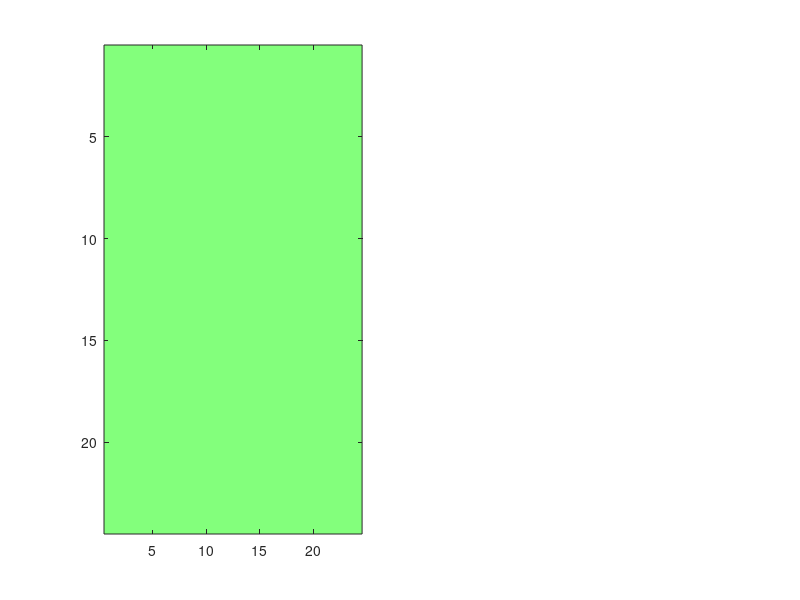

Here is the MATLAB script that generated this plot: (Note: this script raises an error after producing the figure.)
%% Step 3: Organize PSI values by channel pair. 

Condition         = 'OnlyPrior';                                                 % Options: 'OnlyPrior' or 'OnlyPretone' or 'Both'
Frequency_Band    = 'beta';
Behavior          = 'correct';
Congruency        = 'congruent';
SNR               = [-11/6, -5/3, 5/3, 11/6, -1.5000, -1.2500, 1.2500, 1.5000];  % Options: any combination of  -11/6, -5/3, -1.5000, -1.2500, 0, 1.2500, 1.5000, 5/3, 11/6; 
animals           = {'MrCassius'};                                                   % Options: 'MrCassius' and/or 'MrM'
rootdir           = 'C:\Users\Corey Roach\Documents\00_DATA\PSI_Connectivity_FullArray_noshare_testTone_beta_Cassius';                                 
sessions          = dir(fullfile(rootdir, '19*'));

% Define the PFC and AC channel labels and generate temporary grids

channels               = arrayfun(@(x) sprintf('ch%02d', x), 1:24, 'UniformOutput', false);
OnlyPrior_PSI_grid     = cell(24, 24); 
OnlyPretone_PSI_grid   = cell(24, 24);

%% Loop through all sessions and sort PSI values by channel-pair 

for i = 1:length(sessions)

    RecDate = sessions(i).name;

    for j = 1:length(animals)
        Animal = animals{j};
        session_path = fullfile(rootdir, RecDate, Animal);

        if exist(session_path, 'dir') % Check if the directory exists
            PSI_OnlyPrior_file   = dir(fullfile(session_path, [Animal, '_', RecDate, '_', 'OnlyPrior_',  Behavior,'_', Congruency, '_', Frequency_Band,'_PSI.mat']));
            PSI_OnlyPretone_file = dir(fullfile(session_path, [Animal, '_', RecDate, '_','OnlyPretone_', Behavior,'_', Congruency, '_', Frequency_Band,'_PSI.mat']));

            if ~isempty(PSI_OnlyPrior_file)
                fprintf('Processing session %s:\n', RecDate);
            else
                continue;
            end

      for k = 1:length(PSI_OnlyPrior_file)

        PSI_OnlyPrior_filename   = PSI_OnlyPrior_file(k).name;
        PSI_OnlyPretone_filename = PSI_OnlyPretone_file(k).name;

        temp_OnlyPrior_dir   = fullfile(session_path, PSI_OnlyPrior_filename);
        temp_OnlyPretone_dir = fullfile(session_path, PSI_OnlyPretone_filename);

        % Load the .mat file safely
         load(temp_OnlyPrior_dir,'PSI_OnlyPrior' );
         load(temp_OnlyPretone_dir,'PSI_OnlyPretone');

       OnlyPrior_Matrix     = PSI_OnlyPrior.psispctrm; 
       OnlyPrior_labels     = PSI_OnlyPrior.labelcmb;         
       OnlyPretone_Matrix   = PSI_OnlyPretone.psispctrm; 
       OnlyPretone_labels   = PSI_OnlyPretone.labelcmb;       

      end    

           % Populate OnlyPrior_PSI_grid with data 

           for rowIdx_1 = 1:size(OnlyPrior_Matrix, 1)

            % Extract channel pair from label
            pfcLabel = OnlyPrior_labels{rowIdx_1, 1};  % First column: PFC label (e.g., 'D1_PFC_ch05')
            acLabel  = OnlyPrior_labels{rowIdx_1, 2};  % Second column: AC label (e.g., 'D3_AC_ch04')

            % Remove the 'D' component and isolate the channel labels
            pfcChannel = regexp(pfcLabel, 'PFC_ch\d+', 'match', 'once');  % Extract PFC channel
            acChannel  = regexp(acLabel, 'AC_ch\d+', 'match', 'once');    % Extract AC channel

            % Find indices in the grid
            pfcIdx = find(strcmp(channels, strrep(pfcChannel, 'PFC_', '')));
            acIdx  = find(strcmp(channels,  strrep(acChannel, 'AC_', '')));

                % Assign the data row to the grid position
                if ~isempty(pfcIdx) && ~isempty(acIdx)
                    if isempty(OnlyPrior_PSI_grid{pfcIdx, acIdx})
                    % Initialize the cell with the first row of data
                    OnlyPrior_PSI_grid{pfcIdx, acIdx} = OnlyPrior_Matrix(rowIdx_1, :);
                    else
                    % Append the new row of data to the existing data
                    OnlyPrior_PSI_grid{pfcIdx, acIdx} = [OnlyPrior_PSI_grid{pfcIdx, acIdx}; OnlyPrior_Matrix(rowIdx_1, :)];
                    end

                end
           end

           % Populate OnlyPretone_PSI_grid with data 

           for rowIdx_2 = 1:size(OnlyPretone_Matrix, 1)

            % Extract channel pair from label
            pfcLabel = OnlyPretone_labels{rowIdx_2, 1};  % First column: PFC label (e.g., 'D1_PFC_ch05')
            acLabel  = OnlyPretone_labels{rowIdx_2, 2};  % Second column: AC label (e.g., 'D3_AC_ch04')

            % Remove the 'D' component and isolate the channel labels
            pfcChannel = regexp(pfcLabel, 'PFC_ch\d+', 'match', 'once'); % Extract PFC channel
            acChannel  = regexp(acLabel, 'AC_ch\d+', 'match', 'once');    % Extract AC channel

            % Find indices in the grid
            pfcIdx = find(strcmp(channels, strrep(pfcChannel, 'PFC_', '')));
            acIdx  = find(strcmp(channels, strrep(acChannel, 'AC_', '')));

                % Assign the data row to the grid position
                if ~isempty(pfcIdx) && ~isempty(acIdx)
                    if isempty(OnlyPretone_PSI_grid{pfcIdx, acIdx})
                    % Initialize the cell with the first row of data
                    OnlyPretone_PSI_grid{pfcIdx, acIdx} = OnlyPretone_Matrix(rowIdx_2, :);
                    else
                    % Append the new row of data to the existing data
                    OnlyPretone_PSI_grid{pfcIdx, acIdx} = [OnlyPretone_PSI_grid{pfcIdx, acIdx}; OnlyPretone_Matrix(rowIdx_2, :)];
                    end                 
                end
           end

         end
     end
end

%% Average selected bands to output a single PSI value per channel pair (OnlyPrior)


if strcmp(Frequency_Band,'theta') == 1
% Define the range of columns to average
columnRange = 5:8;

% Initialize a new grid to store the averaged values
OnlyPrior_averagedGrid = nan(24, 24); % Use NaN to handle empty grid positions

% Loop through each position in the grid
for pfcIdx = 1:24
    for acIdx = 1:24
        % Check if the grid position contains data
        if ~isempty(OnlyPrior_PSI_grid{pfcIdx, acIdx})
            % Extract the data matrix for the current position
            dataposition = OnlyPrior_PSI_grid{pfcIdx, acIdx};

            % Compute the average of the selected columns
            columnAverage = mean(dataposition(:, columnRange), 'all', 'omitnan');

            % Store the average in the new grid
            OnlyPrior_averagedGrid(pfcIdx, acIdx) = columnAverage;
        end
    end
end
end

if strcmp(Frequency_Band,'alpha') == 1

% Define the range of columns to average
columnRange = 9:14;

% Initialize a new grid to store the averaged values
OnlyPrior_averagedGrid = nan(24, 24); % Use NaN to handle empty grid positions

% Loop through each position in the grid
for pfcIdx = 1:24
    for acIdx = 1:24
        % Check if the grid position contains data
        if ~isempty(OnlyPrior_PSI_grid{pfcIdx, acIdx})
            % Extract the data matrix for the current position
            dataposition = OnlyPrior_PSI_grid{pfcIdx, acIdx};

            % Compute the average of the selected columns
            columnAverage = mean(dataposition(:, columnRange), 'all', 'omitnan');

            % Store the average in the new grid
            OnlyPrior_averagedGrid(pfcIdx, acIdx) = columnAverage;
        end
    end
end
end

if strcmp(Frequency_Band,'beta') == 1
% Define the range of columns to average
columnRange = 15:30;

% Initialize a new grid to store the averaged values
OnlyPrior_averagedGrid = nan(24, 24); % Use NaN to handle empty grid positions

% Loop through each position in the grid
for pfcIdx = 1:24
    for acIdx = 1:24
        % Check if the grid position contains data
        if ~isempty(OnlyPrior_PSI_grid{pfcIdx, acIdx})
            % Extract the data matrix for the current position
            dataposition = OnlyPrior_PSI_grid{pfcIdx, acIdx};

            % Compute the average of the selected columns
            columnAverage = mean(dataposition(:, columnRange), 'all', 'omitnan');

            % Store the average in the new grid
            OnlyPrior_averagedGrid(pfcIdx, acIdx) = columnAverage;
        end
    end
end
end


%% Average selected bands to output a single PSI value per channel pair (OnlyPretone)

if strcmp(Frequency_Band,'theta') == 1
% Define the range of columns to average
columnRange = 5:8;

% Initialize a new grid to store the averaged values
OnlyPretone_averagedGrid = nan(24, 24); % Use NaN to handle empty grid positions

% Loop through each position in the grid
for pfcIdx = 1:24
    for acIdx = 1:24
        % Check if the grid position contains data
        if ~isempty(OnlyPretone_PSI_grid{pfcIdx, acIdx})
            % Extract the data matrix for the current position
            dataposition = OnlyPretone_PSI_grid{pfcIdx, acIdx};

            % Compute the average of the selected columns
            columnAverage = mean(dataposition(:, columnRange), 'all', 'omitnan');

            % Store the average in the new grid
            OnlyPretone_averagedGrid(pfcIdx, acIdx) = columnAverage;
        end
    end
end
end

if strcmp(Frequency_Band,'alpha') == 1
% Define the range of columns to average
columnRange = 9:14;

% Initialize a new grid to store the averaged values
OnlyPretone_averagedGrid = nan(24, 24); % Use NaN to handle empty grid positions

% Loop through each position in the grid
for pfcIdx = 1:24
    for acIdx = 1:24
        % Check if the grid position contains data
        if ~isempty(OnlyPretone_PSI_grid{pfcIdx, acIdx})
            % Extract the data matrix for the current position
            dataposition = OnlyPretone_PSI_grid{pfcIdx, acIdx};

            % Compute the average of the selected columns
            columnAverage = mean(dataposition(:, columnRange), 'all', 'omitnan');

            % Store the average in the new grid
            OnlyPretone_averagedGrid(pfcIdx, acIdx) = columnAverage;
        end
    end
end
end

if strcmp(Frequency_Band,'beta') == 1
% Define the range of columns to average
columnRange = 15:30;

% Initialize a new grid to store the averaged values
OnlyPretone_averagedGrid = nan(24, 24); % Use NaN to handle empty grid positions

% Loop through each position in the grid
for pfcIdx = 1:24
    for acIdx = 1:24
        % Check if the grid position contains data
        if ~isempty(OnlyPretone_PSI_grid{pfcIdx, acIdx})
            % Extract the data matrix for the current position
            dataposition = OnlyPretone_PSI_grid{pfcIdx, acIdx};

            % Compute the average of the selected columns
            columnAverage = mean(dataposition(:, columnRange), 'all', 'omitnan');

            % Store the average in the new grid
            OnlyPretone_averagedGrid(pfcIdx, acIdx) = columnAverage;
        end
    end
end
end

%

%% Plot average PSI 

% Replace NaNs with zero
OnlyPrior_averagedGrid(isnan(OnlyPrior_averagedGrid)) = 0;
OnlyPretone_averagedGrid(isnan(OnlyPretone_averagedGrid)) = 0;

% Determine the global color range
% globalMin = -0.1;
% globalMax = 0.1;

% Clamp values to the global color range
% averagedGrid_1_clamped = max(globalMin, min(globalMax, OnlyPrior_averagedGrid));
% averagedGrid_2_clamped = max(globalMin, min(globalMax, OnlyPretone_averagedGrid));

averagedGrid_1_clamped = OnlyPrior_averagedGrid;
averagedGrid_2_clamped = OnlyPretone_averagedGrid;

% Plot the first heatmap
figure(1);
subplot(1, 2, 1);
imagesc(averagedGrid_1_clamped);
colormap(jet(256)); % 256 instead of default 64
%clim([globalMin, globalMax]);
clim([-.05, .05]);
colorbar;
xlabel('AC Channels');
ylabel('PFC Channels');
title(['OnlyPrior-',  Frequency_Band, '-', Animal]);
xticks(1:24);
yticks(1:24);
xticklabels(arrayfun(@(x) sprintf('ch%02d', x), 1:24, 'UniformOutput', false));
yticklabels(arrayfun(@(x) sprintf('ch%02d', x), 1:24, 'UniformOutput', false));
axis square;

% Plot the second heatmap
subplot(1, 2, 2);
imagesc(averagedGrid_2_clamped);
colormap(jet(256)); % 256 instead of default 64
%clim([globalMin, globalMax]);
clim([-.05, .05]);
colorbar;
xlabel('AC Channels');
ylabel('PFC Channels');
title(['OnlyPretone-',  Frequency_Band, '-', Animal]);
xticks(1:24);
yticks(1:24);
xticklabels(arrayfun(@(x) sprintf('ch%02d', x), 1:24, 'UniformOutput', false));
yticklabels(arrayfun(@(x) sprintf('ch%02d', x), 1:24, 'UniformOutput', false));
axis square;

% %% Statistics
% 
% % Initialize an empty array to store all trials
% OnlyPrior_all_trials = [];
% 
% % Iterate through each cell in preCueOnset_PSI_grid
% for i = 1:numel(OnlyPrior_PSI_grid)
%     % Concatenate the trials from the current cell
%     OnlyPrior_all_trials = [OnlyPrior_all_trials; OnlyPrior_PSI_grid{i}];
% end
% 
% % Initialize an empty array to store all trials
% OnlyPretone_all_trials = [];
% 
% % Iterate through each cell in testToneOnset_PSI_grid
% for b = 1:numel(OnlyPretone_PSI_grid)
%     % Concatenate the trials from the current cell
%     OnlyPretone_all_trials = [OnlyPretone_all_trials; OnlyPretone_PSI_grid{b}];
% end
% 
% 
% %% Band-wise collect all values for each channel pair, and collapse into column
% 
% if strcmp(Frequency_Band,'theta') == 1
% 
% % Extract columns 5 to 8 and reshape into a single column
% OnlyPrior_theta = OnlyPrior_all_trials(:, 5:8);
% OnlyPrior_theta = OnlyPrior_theta(:);
% 
% OnlyPretone_theta = OnlyPretone_all_trials(:, 5:8);
% OnlyPretone_theta = OnlyPretone_theta(:);
% 
% OnlyPrior_PFC_2_AC = OnlyPrior_theta(OnlyPrior_theta > 0);
% OnlyPrior_AC_2_PFC = OnlyPrior_theta(OnlyPrior_theta < 0);
% 
% OnlyPretone_PFC_2_AC = OnlyPretone_theta(OnlyPretone_theta > 0);
% OnlyPretone_AC_2_PFC = OnlyPretone_theta(OnlyPretone_theta < 0);
% 
% end
% 
% 
% if strcmp(Frequency_Band,'alpha') == 1
% 
% % Extract columns 5 to 8 and reshape into a single column
% OnlyPrior_alpha = preCue_all_trials(:, 9:14);
% OnlyPrior_alpha = OnlyPrior_alpha(:);
% 
% OnlyPretone_alpha = OnlyPretone_all_trials(:, 9:14);
% OnlyPretone_alpha = OnlyPretone_alpha(:);
% 
% OnlyPrior_PFC_2_AC = OnlyPrior_alpha(OnlyPrior_alpha > 0);
% OnlyPrior_AC_2_PFC = OnlyPrior_alpha(OnlyPrior_alpha < 0);
% 
% OnlyPretone_PFC_2_AC = OnlyPretone_alpha(OnlyPretone_alpha > 0);
% OnlyPretone_AC_2_PFC = OnlyPretone_alpha(OnlyPretone_alpha < 0);
% 
% end
% 
% if strcmp(Frequency_Band,'beta') == 1
% 
% % Extract columns 5 to 8 and reshape into a single column
% OnlyPrior_alpha = preCue_all_trials(:, 15:30);
% OnlyPrior_alpha = OnlyPrior_alpha(:);
% 
% OnlyPretone_alpha = OnlyPretone_all_trials(:, 15:30);
% OnlyPretone_alpha = OnlyPretone_alpha(:);
% 
% OnlyPrior_PFC_2_AC = OnlyPrior_alpha(OnlyPrior_alpha > 0);
% OnlyPrior_AC_2_PFC = OnlyPrior_alpha(OnlyPrior_alpha < 0);
% 
% OnlyPretone_PFC_2_AC = OnlyPretone_alpha(OnlyPretone_alpha > 0);
% OnlyPretone_AC_2_PFC = OnlyPretone_alpha(OnlyPretone_alpha < 0);
% 
% end
% 
% %%
% 
% % Combine the two arrays
% OnlyPrior_combined_array   = [OnlyPrior_PFC_2_AC; OnlyPrior_AC_2_PFC];
% OnlyPrior_combined_array   = abs(OnlyPrior_combined_array);
% 
% OnlyPretone_combined_array = [OnlyPretone_PFC_2_AC; OnlyPretone_AC_2_PFC];
% OnlyPretone_combined_array = abs(OnlyPretone_combined_array);
% 
% %%
% 
% % save(fullfile('C:\Users\Corey Roach\Desktop\Expectation_Analysis', 'Belt_PSI_Values.mat'), 'OnlyPrior_combined_array', 'OnlyPretone_combined_array');
% 
% %%
% % Perform the Mann-Whitney U test (Wilcoxon rank-sum test) twice
% [p, h, stats] = ranksum(OnlyPrior_combined_array, OnlyPretone_combined_array);  
% 
% % Bonferroni correction: adjust p-value threshold for two tests
% alpha = 0.05;
% adjusted_alpha = alpha / 4;
% 
% % Display adjusted p-values and significance results
% % fprintf('Adjusted p-value for test 1: %.4f\n', PFC_2_AC_p);
% % fprintf('Adjusted p-value for test 2: %.4f\n', AC_2_PFC_p);
% % fprintf('Test 1 significant (Bonferroni): %d\n', PFC_2_AC_p < adjusted_alpha);
% % fprintf('Test 2 significant (Bonferroni): %d\n', AC_2_PFC_p < adjusted_alpha);
% 
% % Calculate means and 95% CI for both data sets
% mean1 = mean(OnlyPrior_combined_array);
% mean2 = mean(OnlyPretone_combined_array);
% stderr1 = std(OnlyPrior_combined_array) / sqrt(length(OnlyPrior_combined_array));  % Standard error of the mean
% stderr2 = std(OnlyPretone_combined_array) / sqrt(length(OnlyPretone_combined_array));  % Standard error of the mean
% CI1 = 1.96 * stderr1;  % 95% confidence interval for data1
% CI2 = 1.96 * stderr2;  % 95% confidence interval for data2
% 
% % Plot grouped bars
% hold on 
% bar(1, mean1, 'FaceColor', [0.4, 0.8, 1.0], 'EdgeColor', 'k', 'BarWidth', .75);
% bar(2, mean2, 'FaceColor', [1.0, 0.7, 0.3], 'EdgeColor', 'k', 'BarWidth', .75);
% 
% % Add error bars for 95% CI
% errorbar(1, mean1, CI1, 'k', 'LineStyle', 'none', 'LineWidth', 1.5);
% errorbar(2, mean2, CI2, 'k', 'LineStyle', 'none', 'LineWidth', 1.5);
% 
% % Customize the plot
% set(gca, 'XTick', [1 2], 'XTickLabel', {'LED', 'Pretone'});  % Set x-axis labels to 'LED' and 'Pretone'
% ylim([0 .018])
% ylabel('Mean PSI Value');
% %title('Mean PSI with 95% Confidence Interval');
% 
% % Adjust the axis to reduce space between bars
% set(gca, 'XLim', [0.5 2.5]);  % Adjust the x-axis limits to reduce space between bars
% 
% hold off;

% %% plotting histogram 
% 
% %[~, bins] = hist([OnlyPrior_PFC_2_AC; abs(OnlyPrior_AC_2_PFC); OnlyPretone_PFC_2_AC; abs(OnlyPretone_AC_2_PFC)], 100);
% load('C:\Users\Corey Roach\Documents\00_DATA\bins.mat')
% 
% % Compute histograms for each dataset
% posCounts_1 = hist(OnlyPrior_PFC_2_AC, bins);
% negCounts_1 = hist(abs(OnlyPrior_AC_2_PFC), bins);
% posCounts_2 = hist(OnlyPretone_PFC_2_AC, bins);
% negCounts_2 = hist(abs(OnlyPretone_AC_2_PFC), bins);
% 
% % Normalize counts to percentages
% posCounts_1 = posCounts_1 / sum(posCounts_1) * 100;
% negCounts_1 = negCounts_1 / sum(negCounts_1) * 100;
% posCounts_2 = posCounts_2 / sum(posCounts_2) * 100;
% negCounts_2 = negCounts_2 / sum(negCounts_2) * 100;
% 
% % Plot histograms
% 
% figure(2);
% 
% hold on;
% % Condition 1: Red (Positive) & Soft Red (Negative)
% bar(bins,   posCounts_1,   'FaceColor', [1, 0.6, 0.6], 'FaceAlpha', 0.5,'EdgeColor', 'k', 'BarWidth', 1);  % Soft Red with black edges;                    % Red with black edges
% bar(-bins,  -negCounts_1,  'FaceColor', [0.6, 0.6, 1], 'FaceAlpha', 0.5, 'EdgeColor', 'k', 'BarWidth', 1); % Soft Blue with black edges
% 
% 
% % Labels and Legend
% xlabel('PSI Value');
% ylabel('Proportion of Sites');
% % ylim([-65 65])
% % xlim([-.15 .15])
% axis([-.025 .025 -65 65]) 
% leg = legend({'Top-down  Direction', 'Bottom-up Direction'}, 'Location', 'SouthEast');
% set(leg, 'FontSize', 12); % Reduce legend font size
% 
% % Improve aesthetics
% set(gca, 'FontSize', 18, 'LineWidth', 1.5); % Keep axis font size at 18
% box on;
% hold off;

% figure(3)
% 
% hold on 
% bar(bins,   posCounts_2,   'FaceColor', [1, 0.6, 0.6], 'FaceAlpha', 0.5,'EdgeColor', 'k', 'BarWidth', 1);  % Soft Red with black edges;                    % Red with black edges
% bar(-bins,  -negCounts_2,  'FaceColor', [0.6, 0.6, 1], 'FaceAlpha', 0.5, 'EdgeColor', 'k', 'BarWidth', 1); % Soft Blue with black edges
% 
% % Labels and Legend
% xlabel('PSI Value', 'FontSize', 18);
% ylabel('Proportion of Sites', 'FontSize', 18);
% axis([-.025 .025 -65 65]) 
% 
% % Set legend and adjust its font size
% leg = legend({'Top-down  Direction', 'Bottom-up Direction'}, 'Location', 'SouthEast');
% set(leg, 'FontSize', 12); % Reduce legend font size
% 
% % Improve aesthetics
% set(gca, 'FontSize', 18, 'LineWidth', 1.5); % Keep axis font size at 18
% box on;
% hold off;
% 
% %'FaceColor', [1, 0.6, 0.6], 'FaceAlpha', 0.5,'EdgeColor', 'k', 'BarWidth', 1);  % Soft Red with black edges;
% %FaceColor', [0.6, 0.6, 1], 'FaceAlpha', 0.5, 'EdgeColor', 'k', 'BarWidth', 1); % Soft Blue with black edges;

% %% Statistics
% 
% % Assuming preCue and testTone are both 20x20 cell arrays
% % and each cell contains a struct with numeric fields
% 
% 
% subtracted_PSI_grid = cell(size(OnlyPrior_PSI_grid)); % Preallocate
% 
% for i = 1:size(OnlyPrior_PSI_grid, 1)
%     for j = 1:size(OnlyPrior_PSI_grid, 2)
%         subtracted_PSI_grid{i, j} = OnlyPretone_PSI_grid{i, j} - OnlyPrior_PSI_grid{i, j};
%     end
% end
% 
% 
% subtracted_all_trials = [];
% 
% % Iterate through each cell in preCueOnset_PSI_grid
% for i = 1:numel(OnlyPrior_PSI_grid)
%     % Concatenate the trials from the current cell
%    subtracted_all_trials = [subtracted_all_trials; subtracted_PSI_grid{i}];
% end
% 
% % Extract columns 5 to 8 and reshape into a single column
% diff_theta = subtracted_all_trials(:, 5:8);
% diff_theta = diff_theta(:);
% 
% diff_PFC_2_AC = OnlyPrior_theta(OnlyPrior_theta > 0);
% diff_AC_2_PFC = OnlyPrior_theta(OnlyPrior_theta < 0);

%% Jamie Kuminski Core/Belt Analysis

% Core_OnlyPrior_averagedGrid   = OnlyPrior_averagedGrid;
% Core_OnlyPretone_averagedGrid = OnlyPretone_averagedGrid;
% save(fullfile('C:\Users\Corey Roach\Desktop\Expectation_Analysis', 'Core_Spatial_PSI_Values.mat'), 'Core_OnlyPrior_averagedGrid', 'Core_OnlyPretone_averagedGrid');

% Belt_OnlyPrior_averagedGrid   = OnlyPrior_averagedGrid;
% Belt_OnlyPretone_averagedGrid = OnlyPretone_averagedGrid;
% save(fullfile('C:\Users\Corey Roach\Desktop\Expectation_Analysis', 'Belt_Spatial_PSI_Values.mat'), 'Belt_OnlyPrior_averagedGrid', 'Belt_OnlyPretone_averagedGrid');

% Subtract the session-wise means from each other and plot as a histogram.

% % Subtract the conditions
% Belt_Subtracted = Belt_OnlyPrior_averagedGrid - Belt_OnlyPretone_averagedGrid;
% Core_Subtracted = Core_OnlyPrior_averagedGrid - Core_OnlyPretone_averagedGrid; 
% 
% % Reshape the matrices into column vectors
% Belt_Subtracted_Column = Belt_Subtracted(:);
% Core_Subtracted_Column = Core_Subtracted(:);
% 
% % Subtract the conditions
% Belt_Subtracted = Belt_OnlyPrior_averagedGrid - Belt_OnlyPretone_averagedGrid;
% Core_Subtracted = Core_OnlyPrior_averagedGrid - Core_OnlyPretone_averagedGrid; 
% 
% % Reshape the matrices into column vectors
% Belt_Subtracted_Column = Belt_Subtracted(:);
% Core_Subtracted_Column = Core_Subtracted(:);
% 
% % Set the same number of bins for both histograms
% numBins = 20;
% 
% % Calculate the edges for both histograms using the same bin range
% edges = linspace(min([Belt_Subtracted_Column; Core_Subtracted_Column]), max([Belt_Subtracted_Column; Core_Subtracted_Column]), numBins+1);
% 
% % Calculate the histogram counts for each condition using the same bin edges
% [counts_belt, ~] = histcounts(Belt_Subtracted_Column, edges);
% [counts_core, ~] = histcounts(Core_Subtracted_Column, edges);
% 
% % Plot the histograms with transparency
% hold on;
% 
% % Plot the first histogram for Belt_Subtracted with a specific color and transparency
% h1 = bar(edges(1:end-1), counts_belt, 'FaceColor', [0.4, 1.0, 0.4], 'EdgeColor', 'k', 'BarWidth', 1);
% set(h1, 'FaceAlpha', 0.5);  % Set transparency for Belt_Subtracted
% 
% % Plot the second histogram for Core_Subtracted with a different color and transparency
% h2 = bar(edges(1:end-1), counts_core, 'FaceColor', [1.0, 0.4, 0.4], 'EdgeColor', 'k', 'BarWidth', 1);
% set(h2, 'FaceAlpha', 0.5);  % Set transparency for Core_Subtracted
% 
% hold off;
% 
% % Customize the plot
% set(gca, 'XTick', linspace(min(edges), max(edges), numBins), 'XTickLabel', round(linspace(min(edges), max(edges), numBins), 2));  % Set x-axis labels
% ylabel('Frequency');
% xlabel('Subtracted mean PSI values');% 
% % Optionally, add a legend to differentiate the histograms
% legend({'Belt Subtracted', 'Core Subtracted'});



%%

% % Perform K-S test for normality on Core_Subtracted and Belt_Subtracted
% % Null Hypothesis: Data follows a normal distribution
% 
% % Test on Core_Subtracted (shifted to zero mean)
% [h_core, p_core] = kstest(Core_Subtracted_Column - mean(Core_Subtracted_Column));  % Center around zero
% fprintf('K-S Test for Core Subtracted: h = %d, p = %.4f\n', h_core, p_core);
% 
% % Test on Belt_Subtracted (shifted to zero mean)
% [h_belt, p_belt] = kstest(Belt_Subtracted_Column - mean(Belt_Subtracted_Column));  % Center around zero
% fprintf('K-S Test for Belt Subtracted: h = %d, p = %.4f\n', h_belt, p_belt);
% 
% % Perform K-S test to compare the distributions of Core and Belt Subtracted
% % Null Hypothesis: The two samples are from the same distribution
% 
% % Perform K-S test between the two distributions
% [h_ks, p_ks] = kstest2(Core_Subtracted_Column, Belt_Subtracted_Column);  % Compare distributions
% fprintf('K-S Test between Core and Belt Subtracted: h = %d, p = %.4f\n', h_ks, p_ks);
% 
% 
% % Skewness and Kurtosis for Core_Subtracted
% skew_core = skewness(Core_Subtracted_Column);
% kurtosis_core = kurtosis(Core_Subtracted_Column);
% 
% % Skewness and Kurtosis for Belt_Subtracted
% skew_belt = skewness(Belt_Subtracted_Column);
% kurtosis_belt = kurtosis(Belt_Subtracted_Column);
% 
% % Display the results
% fprintf('Core Subtracted - Skewness: %.4f, Kurtosis: %.4f\n', skew_core, kurtosis_core);
% fprintf('Belt Subtracted - Skewness: %.4f, Kurtosis: %.4f\n', skew_belt, kurtosis_belt);
